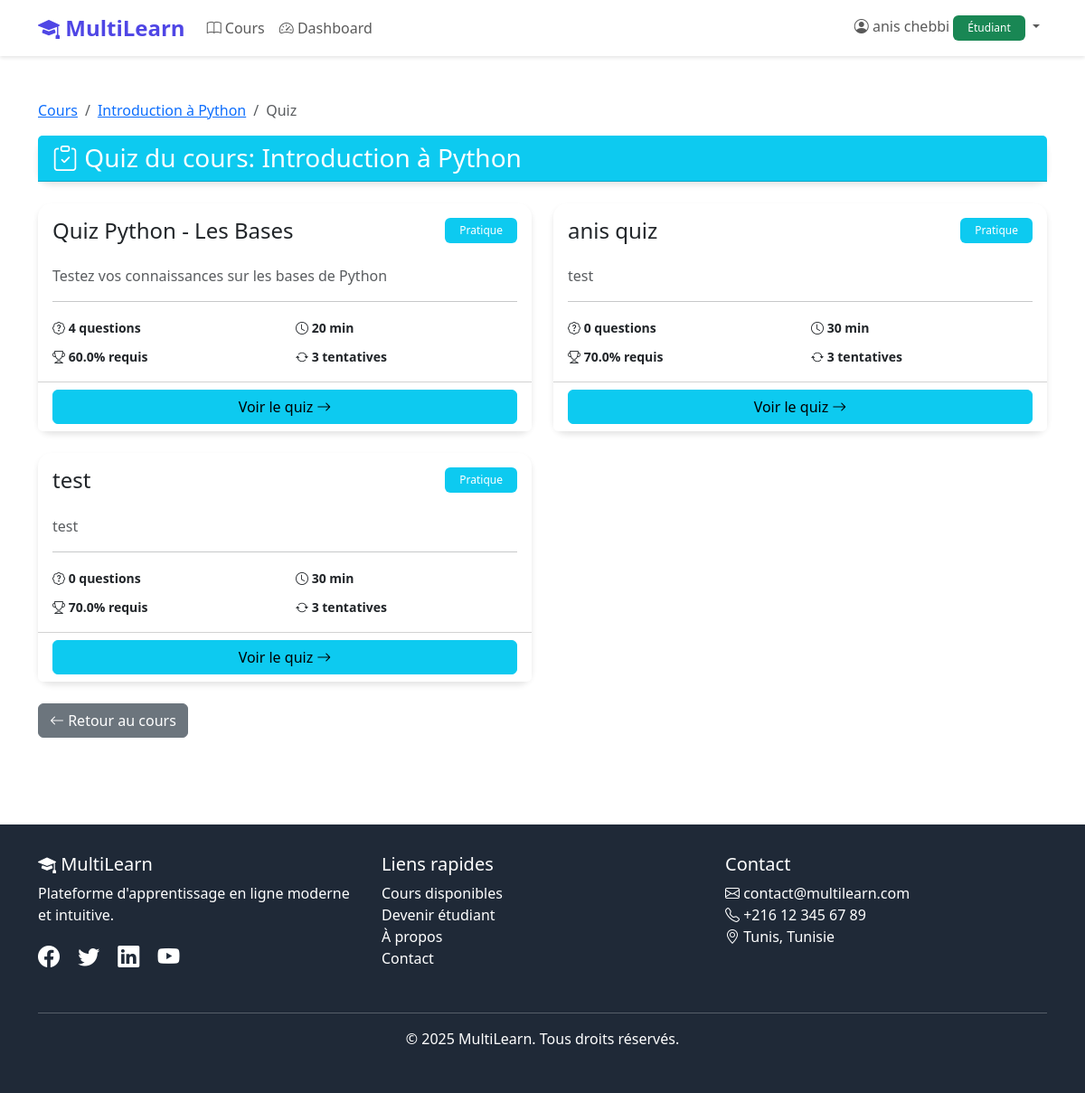
Screenshot of /courses/1/quizzes/ (signed in) with the database file from the repository.
### myapp/models.py (models this page shows, shortened)
class User(AbstractUser):
    ROLE_CHOICES = [
        ('ADMIN', 'Administrateur'),
        ('TEACHER', 'Enseignant'),
        ('STUDENT', 'Étudiant'),
    ]
    role = models.CharField(max_length=10, choices=ROLE_CHOICES, default='STUDENT')
    phone = models.CharField(max_length=20, blank=True, null=True)
    bio = models.TextField(blank=True, null=True)
    profile_picture = models.ImageField(upload_to='profiles/', blank=True, null=True)
    created_at = models.DateTimeField(auto_now_add=True)
    class Meta:
        db_table = 'users'
        verbose_name = 'Utilisateur'
        verbose_name_plural = 'Utilisateurs'

class Course(models.Model):
    STATUS_CHOICES = [
        ('DRAFT', 'Brouillon'),
        ('PUBLISHED', 'Publié'),
        ('ARCHIVED', 'Archivé'),
    ]
    title = models.CharField(max_length=200)
    description = models.TextField()
    teacher = models.ForeignKey(User, on_delete=models.CASCADE, related_name='courses_taught')
    content = models.TextField(help_text="Contenu complet du cours (texte, liens, etc.)")
    files = models.FileField(upload_to='courses/files/', blank=True, null=True, help_text="Fichiers du cours (PDF, ZIP, etc.)")
    status = models.CharField(max_length=10, choices=STATUS_CHOICES, default='DRAFT')
    level = models.CharField(max_length=50, blank=True, null=True)
    duration_hours = models.IntegerField(blank=True, null=True)
    cover_image = models.ImageField(upload_to='courses/', blank=True, null=True)
    students = models.ManyToManyField(User, through='Enrollment', related_name='enrolled_courses')
    created_at = models.DateTimeField(auto_now_add=True)
    updated_at = models.DateTimeField(auto_now=True)
    class Meta:
        db_table = 'courses'
        verbose_name = 'Cours'
        verbose_name_plural = 'Cours'
        ordering = ['-created_at']

class Quiz(models.Model):
    QUIZ_TYPE_CHOICES = [
        ('PRACTICE', 'Exercice'),
        ('EXAM', 'Examen'),
    ]
    course = models.ForeignKey(Course, on_delete=models.CASCADE, related_name='quizzes')
    title = models.CharField(max_length=200)
    description = models.TextField(blank=True, null=True)
    quiz_type = models.CharField(max_length=15, choices=QUIZ_TYPE_CHOICES, default='PRACTICE')
    duration_minutes = models.IntegerField(blank=True, null=True)
    passing_score = models.FloatField(default=50.0)
    max_attempts = models.IntegerField(default=3, help_text="0 = illimité")
    show_answers = models.BooleanField(default=True, help_text="Afficher les corrections")
    created_at = models.DateTimeField(auto_now_add=True)
    class Meta:
        db_table = 'quizzes'
        verbose_name = 'Quiz'
        verbose_name_plural = 'Quizzes'
        ordering = ['-created_at']

### myapp/views.py (the view)
# urls.py: path('courses/<int:course_id>/quizzes/', views.quiz_list, name='quiz_list'),
def quiz_list(request, course_id):
    course = get_object_or_404(Course, id=course_id)
    quizzes = course.quizzes.annotate(
        question_count=Count('questions')
    ).all()
    is_enrolled = False
    if request.user.is_authenticated and request.user.role == 'STUDENT':
        is_enrolled = Enrollment.objects.filter(
            student=request.user,
            course=course
        ).exists()
    context = {
        'course': course,
        'quizzes': quizzes,
        'is_enrolled': is_enrolled,
    }
    return render(request, 'quiz_list.html', context)

### myapp/templates/quiz_list.html (shortened to what this page needs)
{% extends 'base.html' %}
{% block content %}
<div class="container my-5">
    <nav aria-label="breadcrumb">
        <ol class="breadcrumb">
            <li class="breadcrumb-item"><a href="{% url 'course_list' %}">Cours</a></li>
            <li class="breadcrumb-item"><a href="{% url 'course_detail' course.id %}">{{ course.title }}</a></li>
            <li class="breadcrumb-item active">Quiz</li>
        </ol>
    </nav>
    <div class="card mb-4">
        <div class="card-header bg-info text-white d-flex justify-content-between align-items-center">
            <h3 class="mb-0"><i class="bi bi-clipboard-check"></i> Quiz du cours: {{ course.title }}</h3>
        </div>
    </div>
    {% if quizzes %}
    <div class="row g-4">
        {% for quiz in quizzes %}
        <div class="col-md-6">
            <div class="card h-100">
                <div class="card-body">
                    <div class="d-flex justify-content-between align-items-start mb-3">
                        <h4>{{ quiz.title }}</h4>
                        {% if quiz.quiz_type == 'PRACTICE' %}
                        <span class="badge bg-info">Pratique</span>
                        {% elif quiz.quiz_type == 'GRADED' %}
                        <span class="badge bg-warning">Noté</span>
                        {% else %}
                        <span class="badge bg-danger">Examen</span>
                        {% endif %}
                    </div>
                    <p class="text-muted">{{ quiz.description }}</p>
                    <hr>
                    <div class="row">
                        <div class="col-6">
                            <small><i class="bi bi-patch-question"></i> <strong>{{ quiz.question_count }} question{{ quiz.question_count|pluralize }}</strong></small>
                        </div>
                        <div class="col-6">
                            <small><i class="bi bi-clock"></i> <strong>{{ quiz.duration_minutes }} min</strong></small>
                        </div>
                    </div>
                    <div class="row mt-2">
                        <div class="col-6">
                            <small><i class="bi bi-trophy"></i> <strong>{{ quiz.passing_score }}% requis</strong></small>
                        </div>
                        <div class="col-6">
                            <small><i class="bi bi-arrow-repeat"></i> <strong>{{ quiz.max_attempts }} tentative{{ quiz.max_attempts|pluralize }}</strong></small>
                        </div>
                    </div>
                </div>
                <div class="card-footer bg-white">
                    <a href="{% url 'quiz_detail' quiz.id %}" class="btn btn-info w-100">
                        Voir le quiz <i class="bi bi-arrow-right"></i>
                    </a>
                </div>
            </div>
        </div>
        {% endfor %}
    </div>
    {% else %}
    <div class="alert alert-info text-center">
        <i class="bi bi-inbox fs-1"></i>
        <p class="mt-3">Aucun quiz disponible pour ce cours.</p>
    </div>
    {% endif %}
    <div class="mt-4">
        <a href="{% url 'course_detail' course.id %}" class="btn btn-secondary">
            <i class="bi bi-arrow-left"></i> Retour au cours
        </a>
    </div>
</div>
{% endblock %}

### myapp/templates/base.html (shortened to what this page needs)
<!DOCTYPE html>
<html lang="fr">
<head>
    <link href="https://cdn.jsdelivr.net/npm/bootstrap@5.3.2/dist/css/bootstrap.min.css" rel="stylesheet">
    <link rel="stylesheet" href="https://cdn.jsdelivr.net/npm/bootstrap-icons@1.11.1/font/bootstrap-icons.css">
</head>
<body>
    <nav class="navbar navbar-expand-lg navbar-light bg-white sticky-top">
        <div class="container">
            <a class="navbar-brand" href="{% url 'home' %}">
                <i class="bi bi-mortarboard-fill"></i> MultiLearn
            </a>
            <div class="collapse navbar-collapse" id="navbarNav">
                <ul class="navbar-nav me-auto">
                    <li class="nav-item">
                        <a class="nav-link" href="{% url 'course_list' %}">
                            <i class="bi bi-book"></i> Cours
                        </a>
                    </li>
                    {% if user.is_authenticated %}
                    <li class="nav-item">
                        <a class="nav-link" href="{% url 'dashboard' %}">
                            <i class="bi bi-speedometer2"></i> Dashboard
                        </a>
                    </li>
                    {% endif %}
                </ul>
                <ul class="navbar-nav">
                    {% if user.is_authenticated %}
                    <li class="nav-item dropdown">
                        <a class="nav-link dropdown-toggle" href="#" id="userDropdown" role="button"
                            data-bs-toggle="dropdown">
                            <i class="bi bi-person-circle"></i>
                            {{ user.get_full_name|default:user.username }}
                            {% if user.role == 'ADMIN' %}
                            <span class="badge bg-danger">Admin</span>
                            {% elif user.role == 'TEACHER' %}
                            <span class="badge bg-primary">Enseignant</span>
                            {% else %}
                            <span class="badge bg-success">Étudiant</span>
                            {% endif %}
                        </a>
                    </li>
                    {% endif %}
                </ul>
            </div>
        </div>
    </nav>
    <main>
        {% block content %}{% endblock %}
    </main>
    <footer class="mt-5">
        <div class="container">
            <div class="row">
                <div class="col-md-4 mb-3">
                    <h5><i class="bi bi-mortarboard-fill"></i> MultiLearn</h5>
                    <p>Plateforme d'apprentissage en ligne moderne et intuitive.</p>
                    <div class="mt-3">
                        <a href="#" class="text-white me-3"><i class="bi bi-facebook fs-4"></i></a>
                        <a href="#" class="text-white me-3"><i class="bi bi-twitter fs-4"></i></a>
                        <a href="#" class="text-white me-3"><i class="bi bi-linkedin fs-4"></i></a>
                        <a href="#" class="text-white"><i class="bi bi-youtube fs-4"></i></a>
                    </div>
                </div>
                <div class="col-md-4 mb-3">
                    <h5>Liens rapides</h5>
                    <ul class="list-unstyled">
                        <li><a href="{% url 'course_list' %}" class="text-white text-decoration-none">Cours
                                disponibles</a></li>
                        <li><a href="{% url 'register' %}" class="text-white text-decoration-none">Devenir étudiant</a>
                        </li>
                        <li><a href="#" class="text-white text-decoration-none">À propos</a></li>
                        <li><a href="#" class="text-white text-decoration-none">Contact</a></li>
                    </ul>
                </div>
                <div class="col-md-4 mb-3">
                    <h5>Contact</h5>
                    <ul class="list-unstyled">
                        <li><i class="bi bi-envelope"></i> contact@multilearn.com</li>
                        <li><i class="bi bi-telephone"></i> +216 12 345 67 89</li>
                        <li><i class="bi bi-geo-alt"></i> Tunis, Tunisie</li>
                    </ul>
                </div>
            </div>
            <hr class="bg-white">
            <div class="text-center">
                <p>&copy; 2025 MultiLearn. Tous droits réservés.</p>
            </div>
        </div>
    </footer>
</body>
</html>

### myapp/templates/base.html (style rules this page uses)
:root { --primary-color: #4F46E5; --secondary-color: #10B981; --dark-color: #1F2937; }
body { min-height: 100vh; display: flex; flex-direction: column; }
.navbar-brand { font-weight: bold; font-size: 1.5rem; color: var(--primary-color) !important; }
.card { border: none; border-radius: 15px; box-shadow: 0 4px 6px rgba(0, 0, 0, 0.1); transition: transform 0.3s ease, box-shadow 0.3s ease; }
.badge { padding: 0.5rem 1rem; font-weight: 500; }
.navbar { box-shadow: 0 2px 4px rgba(0, 0, 0, 0.1); }
footer { margin-top: auto; background-color: var(--dark-color); color: white; padding: 2rem 0; }

### rows the page displays
User: get_full_name "anis chebbi"
Course: title "Introduction à Python"
Quiz: title "Quiz Python - Les Bases", quiz_type "Pratique", description "Testez vos connaissances sur les bases de Python", question_count "4", duration_minutes "20", passing_score "60.0", max_attempts "3"
Quiz: title "anis quiz", quiz_type "Pratique", description "test", question_count "0", duration_minutes "30", passing_score "70.0", max_attempts "3"
Quiz: title "test", quiz_type "Pratique", description "test", question_count "0", duration_minutes "30", passing_score "70.0", max_attempts "3"
